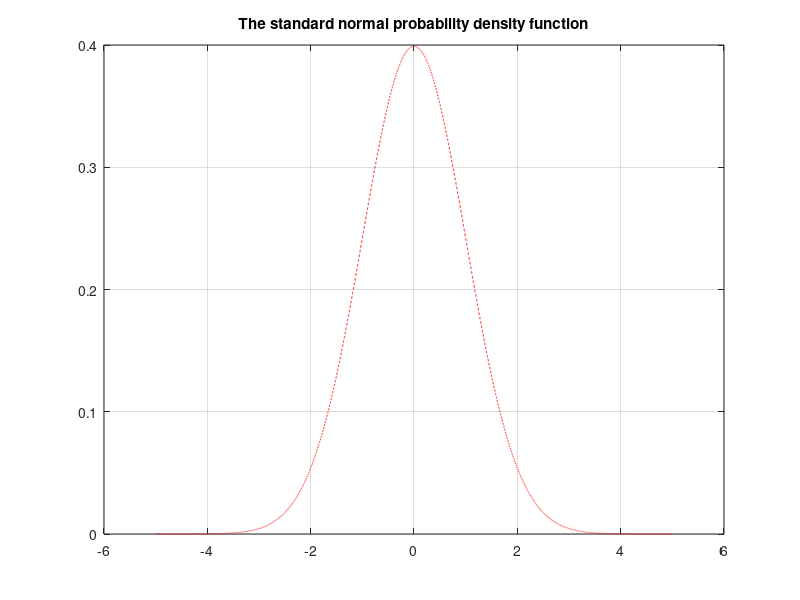

The MATLAB script that drew this image:
clear, clc
f = @(z) 1/sqrt(2*pi)*exp(-(z^2)/2);
Z = -5:0.001:5;
y = ones(1,length(Z));

for i=1:length(y)
    y(i) = f(Z(i));
end

plot(Z,y,'--','Color','r')
grid on
title('The standard normal probability density function')